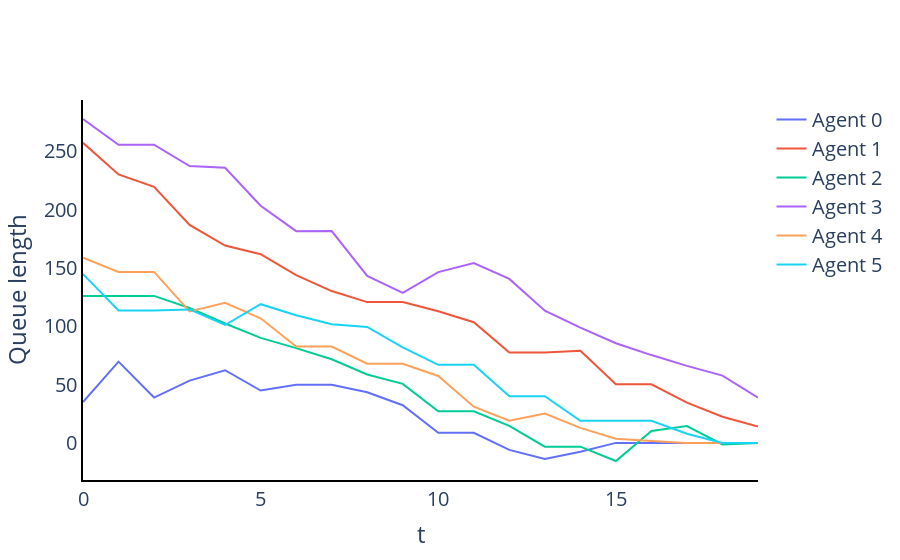

Notebook source saved alongside this figure:
### Code cell
layout = go.Layout(plot_bgcolor='rgba(0,0,0,0)')
fig = go.Figure(layout=layout)
for i in range(number_of_agents):
    sequence = [j[i] for j in alg_alvp.sequence]
    fig.add_trace(go.Scatter(y=sequence,
                                         x=list(range(len(sequence))),
                                         name=f"Agent {i}",
                                         mode="lines"))
            
fig.update_layout(
    xaxis_title="t",
    yaxis_title="Queue length",
    font = dict(size = 20)
)
fig.update_xaxes(showline=True, linewidth=2, linecolor='black', gridcolor='white')
fig.update_yaxes(showline=True, linewidth=2, linecolor='black', gridcolor='white')
fig.show()

### Figure 1 — Plotly figure (JSON) as saved in the notebook; plotly's stock layout.template omitted (floating-point values rounded to 4 significant figures)
{"data": [{"mode": "lines", "name": "Agent 0", "type": "scatter", "x": [0, 1, 2, 3, 4, 5, 6, 7, 8, 9, 10, 11, 12, 13, 14, 15, 16, 17, 18, 19], "y": [35.05, 69.7, 38.91, 53.44, 62.35, 44.89, 49.93, 49.93, 43.39, 32.35, 8.638, 8.638, -5.994, -13.9, -7.596, 0, 0, 0, 0, 0]}, {"mode": "lines", "name": "Agent 1", "type": "scatter", "x": [0, 1, 2, 3, 4, 5, 6, 7, 8, 9, 10, 11, 12, 13, 14, 15, 16, 17, 18, 19], "y": [257.4, 230.3, 219.7, 187.0, 169.3, 161.9, 144.0, 130.3, 120.8, 120.8, 112.9, 103.5, 77.55, 77.55, 79.02, 50.24, 50.24, 34.48, 22.47, 14.06]}, {"mode": "lines", "name": "Agent 2", "type": "scatter", "x": [0, 1, 2, 3, 4, 5, 6, 7, 8, 9, 10, 11, 12, 13, 14, 15, 16, 17, 18, 19], "y": [126.1, 126.1, 126.1, 115.8, 102.4, 90.07, 81.33, 71.77, 58.68, 50.63, 27.1, 27.1, 14.61, -3.242, -3.242, -15.53, 10.16, 14.38, -1.384, 0]}, {"mode": "lines", "name": "Agent 3", "type": "scatter", "x": [0, 1, 2, 3, 4, 5, 6, 7, 8, 9, 10, 11, 12, 13, 14, 15, 16, 17, 18, 19], "y": [277.9, 255.8, 255.8, 237.5, 236.1, 203.5, 181.6, 181.8, 143.3, 128.7, 146.5, 154.3, 140.7, 113.4, 98.91, 85.49, 75.34, 66.07, 57.69, 38.89]}, {"mode": "lines", "name": "Agent 4", "type": "scatter", "x": [0, 1, 2, 3, 4, 5, 6, 7, 8, 9, 10, 11, 12, 13, 14, 15, 16, 17, 18, 19], "y": [158.9, 146.7, 146.7, 112.9, 120.2, 106.9, 82.71, 82.6, 67.94, 67.94, 57.45, 31.08, 18.99, 25.22, 12.89, 3.561, 1.587, 0, 0, 0]}, {"mode": "lines", "name": "Agent 5", "type": "scatter", "x": [0, 1, 2, 3, 4, 5, 6, 7, 8, 9, 10, 11, 12, 13, 14, 15, 16, 17, 18, 19], "y": [144.8, 113.5, 113.5, 114.5, 101.1, 119.0, 109.5, 101.7, 99.44, 82.02, 66.93, 66.93, 40.02, 40.02, 18.96, 18.96, 18.96, 7.811, 0, 0]}], "layout": {"autosize": true, "font": {"size": 20}, "plot_bgcolor": "rgba(0, 0, 0, 0)", "xaxis": {"autorange": true, "gridcolor": "white", "linecolor": "black", "linewidth": 2, "range": [0, 19], "showline": true, "title": {"text": "t"}, "type": "linear"}, "yaxis": {"autorange": true, "gridcolor": "white", "linecolor": "black", "linewidth": 2, "range": [-31.83, 294.2], "showline": true, "title": {"text": "Queue length"}, "type": "linear"}}}
